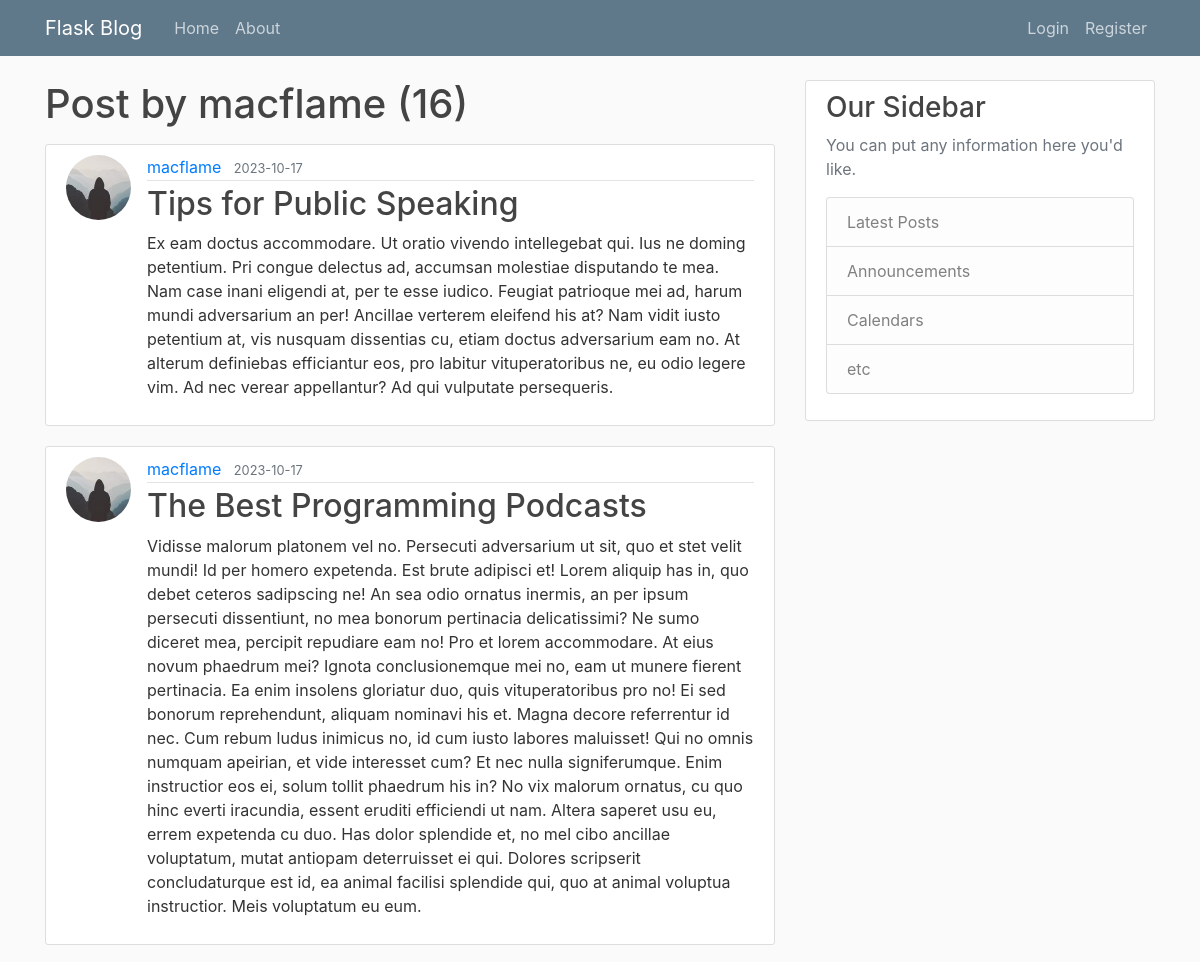
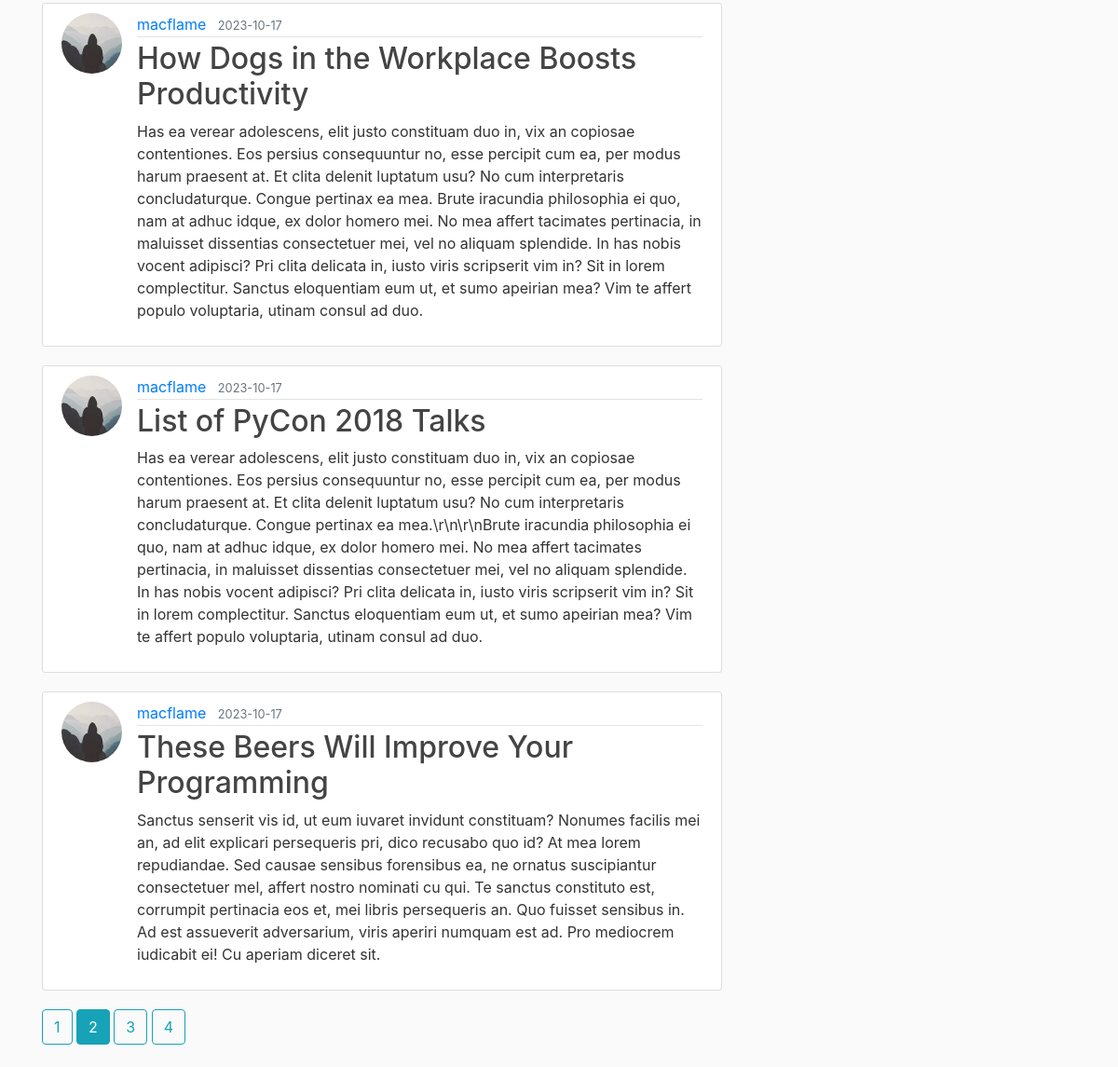
/user/macflame?page=2, run on the app's committed database (2 pictures, top to bottom).
### flaskblog/models.py (models this page shows, shortened)
class User(db.Model, UserMixin):
    id = db.Column(db.Integer, primary_key=True)
    username = db.Column(db.String(20), unique=True, nullable=False)
    email = db.Column(db.String(120), unique=True, nullable=False)
    image_file = db.Column(db.String(20), nullable=False, default='default.jpg')
    password = db.Column(db.String(60), nullable=False)
    posts = db.relationship('Post', backref='author', lazy=True)

class Post(db.Model):
    id = db.Column(db.Integer, primary_key=True)
    title = db.Column(db.String(100), nullable=False)
    date_posted = db.Column(db.DateTime, nullable=False, default=datetime.utcnow)
    content = db.Column(db.Text, nullable=False)
    user_id = db.Column(db.Integer, db.ForeignKey('user.id'), nullable=False)

### flaskblog/routes.py (the view)
@app.route("/user/<string:username>")
def user_posts(username):
    page = request.args.get('page', 1, type=int)
    user = User.query.filter_by(username=username).first_or_404()
    posts = Post.query.filter_by(author=user)\
        .order_by(Post.date_posted.desc())\
        .paginate(page=page, per_page=5)
    return render_template('user_posts.html', posts=posts, user=user)

### flaskblog/templates/user_posts.html
{% extends "layout.html" %}
{% block content %}
    <h1 class="mb-3">Post by {{ user.username }} ({{ posts.total }})</h1>
    {% for post in posts.items %}
        <article class="media content-section">
          <img class="rounded-circle article-img" src="{{ url_for('static', filename='profile_pics/' + post.author.image_file) }}">
          <div class="media-body">
            <div class="article-metadata">
              <a class="mr-2" href="{{ url_for('user_posts', username=post.author.username) }}">{{ post.author.username }}</a>
              <small class="text-muted">{{ post.date_posted.strftime('%Y-%m-%d') }}</small>
            </div>
            <h2><a class="article-title" href="{{ url_for('post', post_id=post.id) }}">{{ post.title }}</a></h2>
            <p class="article-content">{{ post.content }}</p>
          </div>
        </article>
    {% endfor %}
    {% for page_num in posts.iter_pages(left_edge=1, right_edge=1, left_current=1, right_current=2) %}
      {% if page_num %}
        {% if posts.page == page_num %}
          <a class="btn btn-info mb-4" href="{{ url_for('user_posts', username=user.username, page=page_num) }}">{{ page_num }}</a>
        {% else %}
          <a class="btn btn-outline-info mb-4" href="{{ url_for('user_posts', username=user.username, page=page_num) }}">{{ page_num }}</a>
        {% endif %}
      {% else %}
        ...
      {% endif %}
    {% endfor %}
{% endblock content %}

### flaskblog/static/main.css (style rules this page uses)
body { background: #fafafa; color: #333333; margin-top: 5rem; }
h1, h2, h3, h4, h5, h6 { color: #444444; }
.content-section { background: #ffffff; padding: 10px 20px; border: 1px solid #dddddd; border-radius: 3px; margin-bottom: 20px; }
.article-title { color: #444444; }
.article-content { white-space: pre-line; }
.article-img { height: 65px; width: 65px; margin-right: 16px; }
.article-metadata { padding-bottom: 1px; margin-bottom: 4px; border-bottom: 1px solid #e3e3e3 }

### data on the page
User: username "macflame"
Post: image_file (picture), author.username "macflame", date_posted "2023-10-17", title "Tips for Public Speaking", content "Ex eam doctus accommodare. Ut oratio vivendo intellegebat qui. Ius ne doming petentium. Pri congue delectus ad, accumsan molestiae disputando te mea. Nam case inani eligendi at, per te esse iudico. Feugiat patrioque mei ad, harum mundi adversarium an per! Ancillae verterem eleifend his at? Nam vidit iusto petentium at, vis nusquam dissentias cu, etiam doctus adversarium eam no. At alterum definiebas efficiantur eos, pro labitur vituperatoribus ne, eu odio legere vim. Ad nec verear appellantur? Ad qui vulputate persequeris."
Post: image_file (picture), author.username "macflame", date_posted "2023-10-17", title "The Best Programming Podcasts", content "Vidisse malorum platonem vel no. Persecuti adversarium ut sit, quo et stet velit mundi! Id per homero expetenda. Est brute adipisci et! Lorem aliquip has in, quo debet ceteros sadipscing ne! An sea odio ornatus inermis, an per ipsum persecuti dissentiunt, no mea bonorum pertinacia delicatissimi? Ne sumo diceret mea, percipit repudiare eam no! Pro et lorem accommodare. At eius novum phaedrum mei? Ignota conclusionemque mei no, eam ut munere fierent pertinacia. Ea enim insolens gloriatur duo, quis vituperatoribus pro no! Ei sed bonorum reprehendunt, aliquam nominavi his et. Magna decore referrentur id nec. Cum rebum ludus inimicus no, id cum iusto labores maluisset! Qui no omnis numquam…"
Post: image_file (picture), author.username "macflame", date_posted "2023-10-17", title "How Dogs in the Workplace Boosts Productivity", content "Has ea verear adolescens, elit justo constituam duo in, vix an copiosae contentiones. Eos persius consequuntur no, esse percipit cum ea, per modus harum praesent at. Et clita delenit luptatum usu? No cum interpretaris concludaturque. Congue pertinax ea mea. Brute iracundia philosophia ei quo, nam at adhuc idque, ex dolor homero mei. No mea affert tacimates pertinacia, in maluisset dissentias consectetuer mei, vel no aliquam splendide. In has nobis vocent adipisci? Pri clita delicata in, iusto viris scripserit vim in? Sit in lorem complectitur. Sanctus eloquentiam eum ut, et sumo apeirian mea? Vim te affert populo voluptaria, utinam consul ad duo."
Post: image_file (picture), author.username "macflame", date_posted "2023-10-17", title "List of PyCon 2018 Talks", content "Has ea verear adolescens, elit justo constituam duo in, vix an copiosae contentiones. Eos persius consequuntur no, esse percipit cum ea, per modus harum praesent at. Et clita delenit luptatum usu? No cum interpretaris concludaturque. Congue pertinax ea mea.\\r\\n\\r\\nBrute iracundia philosophia ei quo, nam at adhuc idque, ex dolor homero mei. No mea affert tacimates pertinacia, in maluisset dissentias consectetuer mei, vel no aliquam splendide. In has nobis vocent adipisci? Pri clita delicata in, iusto viris scripserit vim in? Sit in lorem complectitur. Sanctus eloquentiam eum ut, et sumo apeirian mea? Vim te affert populo voluptaria, utinam consul ad duo."
Post: image_file (picture), author.username "macflame", date_posted "2023-10-17", title "These Beers Will Improve Your Programming", content "Sanctus senserit vis id, ut eum iuvaret invidunt constituam? Nonumes facilis mei an, ad elit explicari persequeris pri, dico recusabo quo id? At mea lorem repudiandae. Sed causae sensibus forensibus ea, ne ornatus suscipiantur consectetuer mel, affert nostro nominati cu qui. Te sanctus constituto est, corrumpit pertinacia eos et, mei libris persequeris an. Quo fuisset sensibus in. Ad est assueverit adversarium, viris aperiri numquam est ad. Pro mediocrem iudicabit ei! Cu aperiam diceret sit."

### other printed values
{{ posts.total }} "16"
{{ page_num }} "1" "3" "4"
{{ page_num }} "2"
